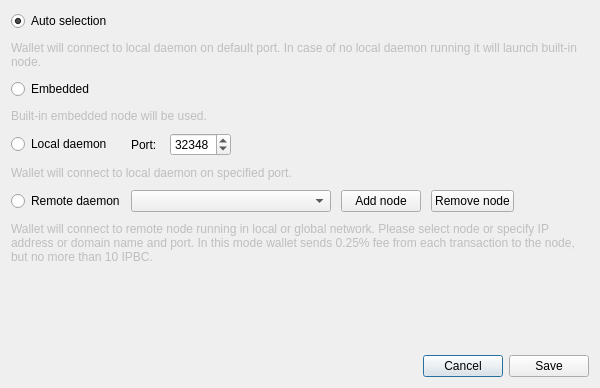
<?xml version="1.0" encoding="UTF-8"?>
<ui version="4.0">
 <class>ConnectionSettingsDialog</class>
 <widget class="QDialog" name="ConnectionSettingsDialog">
  <property name="windowModality">
   <enum>Qt::ApplicationModal</enum>
  </property>
  <property name="geometry">
   <rect>
    <x>0</x>
    <y>0</y>
    <width>600</width>
    <height>388</height>
   </rect>
  </property>
  <property name="windowTitle">
   <string>Connection settings</string>
  </property>
  <layout class="QGridLayout" name="gridLayout_2">
   <item row="2" column="0">
    <layout class="QHBoxLayout" name="horizontalLayout">
     <item>
      <spacer name="horizontalSpacer">
       <property name="orientation">
        <enum>Qt::Horizontal</enum>
       </property>
       <property name="sizeHint" stdset="0">
        <size>
         <width>40</width>
         <height>20</height>
        </size>
       </property>
      </spacer>
     </item>
     <item>
      <widget class="QPushButton" name="connectionCancelButton">
       <property name="text">
        <string>Cancel</string>
       </property>
      </widget>
     </item>
     <item>
      <widget class="QPushButton" name="connectionSaveButton">
       <property name="text">
        <string>Save</string>
       </property>
      </widget>
     </item>
    </layout>
   </item>
   <item row="0" column="0">
    <layout class="QGridLayout" name="gridLayout">
     <property name="sizeConstraint">
      <enum>QLayout::SetMaximumSize</enum>
     </property>
     <property name="verticalSpacing">
      <number>10</number>
     </property>
     <item row="0" column="0">
      <widget class="QRadioButton" name="radioButton_1">
       <property name="enabled">
        <bool>true</bool>
       </property>
       <property name="text">
        <string>Auto selection</string>
       </property>
       <property name="checked">
        <bool>true</bool>
       </property>
      </widget>
     </item>
     <item row="1" column="0" colspan="2">
      <widget class="QLabel" name="label">
       <property name="enabled">
        <bool>false</bool>
       </property>
       <property name="text">
        <string>Wallet will connect to local daemon on default port. In case of no local daemon running it will launch built-in node.</string>
       </property>
       <property name="wordWrap">
        <bool>true</bool>
       </property>
      </widget>
     </item>
     <item row="2" column="0">
      <widget class="QRadioButton" name="radioButton_2">
       <property name="text">
        <string>Embedded</string>
       </property>
      </widget>
     </item>
     <item row="3" column="0" colspan="2">
      <widget class="QLabel" name="label_2">
       <property name="enabled">
        <bool>false</bool>
       </property>
       <property name="text">
        <string>Built-in embedded node will be used.</string>
       </property>
       <property name="wordWrap">
        <bool>true</bool>
       </property>
      </widget>
     </item>
     <item row="4" column="0">
      <widget class="QRadioButton" name="radioButton_3">
       <property name="text">
        <string>Local daemon</string>
       </property>
      </widget>
     </item>
     <item row="4" column="1">
      <layout class="QHBoxLayout" name="horizontalLayout_2">
       <property name="spacing">
        <number>10</number>
       </property>
       <item>
        <widget class="QLabel" name="label_3">
         <property name="text">
          <string>Port: </string>
         </property>
        </widget>
       </item>
       <item>
        <widget class="QSpinBox" name="m_localDaemonPort">
         <property name="minimum">
          <number>0</number>
         </property>
         <property name="maximum">
          <number>65535</number>
         </property>
         <property name="value">
          <number>32348</number>
         </property>
         <property name="displayIntegerBase">
          <number>10</number>
         </property>
        </widget>
       </item>
       <item>
        <spacer name="horizontalSpacer_2">
         <property name="orientation">
          <enum>Qt::Horizontal</enum>
         </property>
         <property name="sizeHint" stdset="0">
          <size>
           <width>40</width>
           <height>20</height>
          </size>
         </property>
        </spacer>
       </item>
      </layout>
     </item>
     <item row="5" column="0" colspan="2">
      <widget class="QLabel" name="label_4">
       <property name="enabled">
        <bool>false</bool>
       </property>
       <property name="text">
        <string>Wallet will connect to local daemon on specified port.</string>
       </property>
       <property name="wordWrap">
        <bool>true</bool>
       </property>
      </widget>
     </item>
     <item row="6" column="0">
      <widget class="QRadioButton" name="radioButton_4">
       <property name="text">
        <string>Remote daemon</string>
       </property>
      </widget>
     </item>
     <item row="6" column="1">
      <layout class="QHBoxLayout" name="horizontalLayout_3">
       <property name="spacing">
        <number>10</number>
       </property>
       <item>
        <widget class="QComboBox" name="remoteNodesComboBox">
         <property name="minimumSize">
          <size>
           <width>200</width>
           <height>0</height>
          </size>
         </property>
         <property name="editable">
          <bool>false</bool>
         </property>
         <property name="insertPolicy">
          <enum>QComboBox::InsertAtTop</enum>
         </property>
        </widget>
       </item>
       <item>
        <widget class="QPushButton" name="addNodeButton">
         <property name="text">
          <string>Add node</string>
         </property>
         <property name="icon">
          <iconset resource="../../resources.qrc">
           <normaloff>:/icons/add</normaloff>:/icons/add</iconset>
         </property>
        </widget>
       </item>
       <item>
        <widget class="QPushButton" name="removeNodeButton">
         <property name="text">
          <string>Remove node</string>
         </property>
         <property name="icon">
          <iconset resource="../../resources.qrc">
           <normaloff>:/icons/remove</normaloff>:/icons/remove</iconset>
         </property>
        </widget>
       </item>
       <item>
        <spacer name="horizontalSpacer_3">
         <property name="orientation">
          <enum>Qt::Horizontal</enum>
         </property>
         <property name="sizeHint" stdset="0">
          <size>
           <width>40</width>
           <height>20</height>
          </size>
         </property>
        </spacer>
       </item>
      </layout>
     </item>
     <item row="7" column="0" colspan="2">
      <widget class="QLabel" name="label_5">
       <property name="enabled">
        <bool>false</bool>
       </property>
       <property name="sizePolicy">
        <sizepolicy hsizetype="Preferred" vsizetype="MinimumExpanding">
         <horstretch>0</horstretch>
         <verstretch>0</verstretch>
        </sizepolicy>
       </property>
       <property name="minimumSize">
        <size>
         <width>0</width>
         <height>40</height>
        </size>
       </property>
       <property name="text">
        <string>Wallet will connect to remote node running in local or global network. Please select node or specify IP address or domain name and port. In this mode wallet sends 0.25% fee from each transaction to the node, but no more than 10 IPBC.</string>
       </property>
       <property name="wordWrap">
        <bool>true</bool>
       </property>
      </widget>
     </item>
    </layout>
   </item>
   <item row="1" column="0">
    <spacer name="verticalSpacer">
     <property name="orientation">
      <enum>Qt::Vertical</enum>
     </property>
     <property name="sizeHint" stdset="0">
      <size>
       <width>20</width>
       <height>40</height>
      </size>
     </property>
    </spacer>
   </item>
  </layout>
 </widget>
 <resources>
  <include location="../../resources.qrc"/>
 </resources>
 <connections>
  <connection>
   <sender>connectionCancelButton</sender>
   <signal>clicked()</signal>
   <receiver>ConnectionSettingsDialog</receiver>
   <slot>reject()</slot>
   <hints>
    <hint type="sourcelabel">
     <x>549</x>
     <y>259</y>
    </hint>
    <hint type="destinationlabel">
     <x>338</x>
     <y>140</y>
    </hint>
   </hints>
  </connection>
  <connection>
   <sender>connectionSaveButton</sender>
   <signal>clicked()</signal>
   <receiver>ConnectionSettingsDialog</receiver>
   <slot>accept()</slot>
   <hints>
    <hint type="sourcelabel">
     <x>630</x>
     <y>259</y>
    </hint>
    <hint type="destinationlabel">
     <x>338</x>
     <y>140</y>
    </hint>
   </hints>
  </connection>
  <connection>
   <sender>addNodeButton</sender>
   <signal>clicked()</signal>
   <receiver>ConnectionSettingsDialog</receiver>
   <slot>addNodeClicked()</slot>
   <hints>
    <hint type="sourcelabel">
     <x>361</x>
     <y>153</y>
    </hint>
    <hint type="destinationlabel">
     <x>290</x>
     <y>135</y>
    </hint>
   </hints>
  </connection>
  <connection>
   <sender>removeNodeButton</sender>
   <signal>clicked()</signal>
   <receiver>ConnectionSettingsDialog</receiver>
   <slot>removeNodeClicked()</slot>
   <hints>
    <hint type="sourcelabel">
     <x>459</x>
     <y>177</y>
    </hint>
    <hint type="destinationlabel">
     <x>299</x>
     <y>193</y>
    </hint>
   </hints>
  </connection>
 </connections>
</ui>
